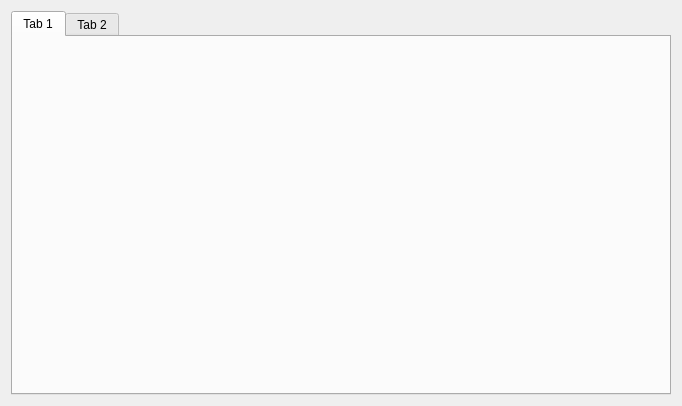
<?xml version="1.0" encoding="UTF-8"?>
<ui version="4.0">
 <class>AdminView</class>
 <widget class="QWidget" name="AdminView">
  <property name="geometry">
   <rect>
    <x>0</x>
    <y>0</y>
    <width>682</width>
    <height>406</height>
   </rect>
  </property>
  <property name="windowTitle">
   <string>Form</string>
  </property>
  <layout class="QVBoxLayout" name="verticalLayout">
   <item>
    <widget class="QTabWidget" name="tabWidget">
     <property name="currentIndex">
      <number>0</number>
     </property>
     <widget class="QWidget" name="tab">
      <attribute name="title">
       <string>Tab 1</string>
      </attribute>
     </widget>
     <widget class="QWidget" name="tab_2">
      <attribute name="title">
       <string>Tab 2</string>
      </attribute>
     </widget>
    </widget>
   </item>
  </layout>
 </widget>
 <resources/>
 <connections/>
</ui>
